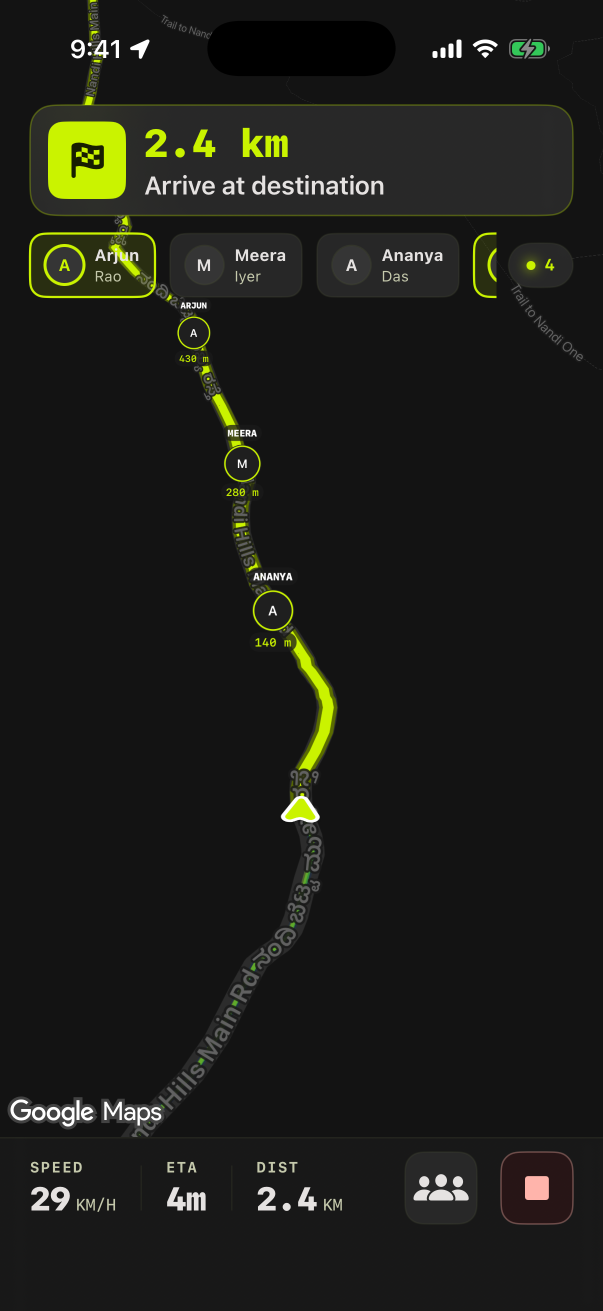
#> input picture docs/onboarding-screenshots/01_nav_hero_all_riders_ahead.png, 1206 x 2622 px (shown at 1/2 size); its folder holds only this picture in this run
$ python preview_ui.py ../../docs/onboarding-screenshots/01_nav_hero_all_riders_ahead.png 5 ../../docs/onboarding-screenshots/01b_nav_mid_pack.png
#> lines starting #> are read from the running program, lines starting #| are printed output that depends on the picture
### tools/onboarding-video/common.py
"""Shared drawing + encoding helpers for the onboarding background clips.

Spec: docs/onboarding-video-script.md. Every component here re-draws a real ConvoTrack view
from its SwiftUI / GoogleMapView source (sizes in pt, colours from ConvoTrackTheme.swift), so
the clips show UI the app actually renders. Working canvas is the 1206x2622 screenshot space
(3 px per pt); `k` arguments are px-per-pt for map markers drawn at map zoom.
"""
from __future__ import annotations

import math
import os
import subprocess
from functools import lru_cache
from pathlib import Path

import numpy as np
from PIL import Image, ImageDraw, ImageFilter, ImageFont

ROOT = Path(__file__).resolve().parents[2]
SHOTS = ROOT / "docs" / "onboarding-screenshots"
PORTRAITS = SHOTS / "portraits"

W, H = 1206, 2622
OUT_W, OUT_H = 1080, 2340
FPS = 30
ZONE_TOP = int(H * 0.12)      # 315
ZONE_BOTTOM = int(H * 0.55)   # 1442
SS = 3                        # supersampling for vector sprites

# ConvoTrackTheme.swift
def hexc(h, a=255):
    h = h.lstrip("#")
    return (int(h[0:2], 16), int(h[2:4], 16), int(h[4:6], 16), a)

LIME = hexc("caf300")
ON_LIME = hexc("171e00")
ON_PRIMARY_CONTAINER = hexc("596c00")
TERTIARY = hexc("62ff96")
SURFACE_DIM = hexc("131313")
SURF_HIGH = hexc("2a2a2a")
SURF_HIGHEST = hexc("353535")
SURF_VARIANT = hexc("353535")
ON_SURFACE = hexc("e5e2e1")
ON_SURFACE_VARIANT = hexc("c5c9ac")
SECONDARY_FIXED = hexc("e5e2e1")
OUTLINE = hexc("8f9378")
OUTLINE_VARIANT = hexc("444932")
MAP_BG = (19, 19, 19, 255)    # Google dark map style, sampled from the screenshots

RIDERS = {
    "arjun": "Arjun Rao",
    "meera": "Meera Iyer",
    "ananya": "Ananya Das",
    "kabir": "Kabir Shah",
}


def with_alpha(c, a):
    return (c[0], c[1], c[2], int(round(a * 255)) if isinstance(a, float) else a)


# ---------------------------------------------------------------- fonts

SFPRO = "/System/Library/Fonts/SFNS.ttf"
SFMONO = "/System/Library/Fonts/SFNSMono.ttf"
PRO_WEIGHTS = {"regular": 400, "medium": 510, "semibold": 590, "bold": 700, "heavy": 860, "black": 1000}
MONO_WEIGHTS = {"regular": 400, "medium": 500, "semibold": 600, "bold": 700, "heavy": 800, "black": 900}


# [44 lines left out: functions pro, mono, text_width, draw_text, cap_middle, not called in this run]


# ---------------------------------------------------------------- sprite helpers

def ss_canvas(w, h):
    img = Image.new("RGBA", (int(math.ceil(w * SS)), int(math.ceil(h * SS))), (0, 0, 0, 0))
    return img, ImageDraw.Draw(img)


def ss_finish(img, w, h):
    return img.resize((int(math.ceil(w)), int(math.ceil(h))), Image.LANCZOS)


# [21 lines left out: functions paste, _composite_clipped, not called in this run]


def paste_center(dst, sprite, cx, cy, opacity=1.0):
    paste(dst, sprite, cx - sprite.width / 2, cy - sprite.height / 2, opacity)


# [108 lines left out: functions shadow, portrait, circle_avatar, letter_font_scaled, rider_marker, not called in this run]


def fmt_marker_distance(m):
    return f"{int(round(m / 10.0)) * 10} m"


# ---------------------------------------------------------------- the "you" arrow, lifted from 01c

# [30 lines left out: functions you_arrow, arrow_sprite, not called in this run]


# ---------------------------------------------------------------- route geometry

class Path2D:
    """Catmull-Rom through control points, resampled at ~1 px arc length."""

    # [17 lines left out: function __init__, not called in this run]

    def at(self, s):
        s = float(np.clip(s, 0, self.length - 1))
        return float(np.interp(s, self.s, self.xy[:, 0])), float(np.interp(s, self.s, self.xy[:, 1]))

    # [56 lines left out: functions heading, field, route_layer, not called in this run]


# ---------------------------------------------------------------- easing

def clamp01(x):
    return max(0.0, min(1.0, x))


def ease_in_out_cubic(x):
    x = clamp01(x)
    return 4 * x ** 3 if x < 0.5 else 1 - (-2 * x + 2) ** 3 / 2


def smoothstep(a, b, x):
    t = clamp01((x - a) / (b - a)) if b != a else float(x >= b)
    return t * t * (3 - 2 * t)


# [54 lines left out: functions trapezoid, spring, bottom_band, top_fade, not called in this run]


class Encoder:
    """Pipes RGB frames at 1206x2622 into ffmpeg -> HEVC 1080x2340, no audio, Rec.709 tagged."""

    # [14 lines left out: function __init__, not called in this run]

    def write(self, img: Image.Image):
        self.p.stdin.write(img.convert("RGB").tobytes())

    # [35 lines left out: functions close, render_clip, save_poster_heic, not called in this run]

### tools/onboarding-video/preview_ui.py
"""Approximate the native OnboardingFlowView chrome over a clip frame, for review only
(scrim, eyebrow/headline/body, page dots, Continue, pause + Skip). Output is 1080x2340.

    preview_ui.py <frame.png> <page 0|1|2> <out.png>
"""
import sys

from PIL import Image, ImageDraw

sys.path.insert(0, __import__("os").path.dirname(__file__))
from common import LIME, ON_LIME, ON_SURFACE, ON_SURFACE_VARIANT, SURF_HIGH, SURFACE_DIM, mono, pro  # noqa

PAGES = [
    ("LIVE TRACKING", ["Every rider. One", "map."], ["See where your whole pack is, second by", "second — even the ones you can't see."]),
    ("REGROUP", ["Nobody gets left", "behind."], ["Call a regroup and every phone knows", "where to wait. One tap for emergencies."]),
    ("ONE LINK", ["One link. Everyone's", "in."], ["Share a link. They're on the map. No", "group chat chaos."]),
]
STOPS = [(0.0, 0.0), (0.38, 0.0), (0.60, 0.88), (0.78, 0.97), (1.0, 1.0)]


def compose(frame: Image.Image, page: int) -> Image.Image:
#> called with page = 5
    W, H = 1080, 2340
#> W = 1080; H = 2340
    k = W / 390.0          # px per pt on a 390-pt-wide phone at this export size
#> k = 2.77
    img = frame.convert("RGBA").resize((W, H))
    scrim = Image.new("RGBA", (W, H))
#> scrim: PIL image 1080x2340 RGBA; every value is 0
    sd = ImageDraw.Draw(scrim)
    for y in range(H):
        f = y / H
        for (x0, a0), (x1, a1) in zip(STOPS, STOPS[1:]):
            if x0 <= f <= x1:
                a = a0 + (a1 - a0) * (f - x0) / (x1 - x0)
                break
        sd.line([(0, y), (W, y)], fill=SURFACE_DIM[:3] + (int(a * 255),))
#> this loop made 2340 passes
#> f on passes 1 to 3: 0, 0.000427, 0.000855
    img.alpha_composite(scrim)
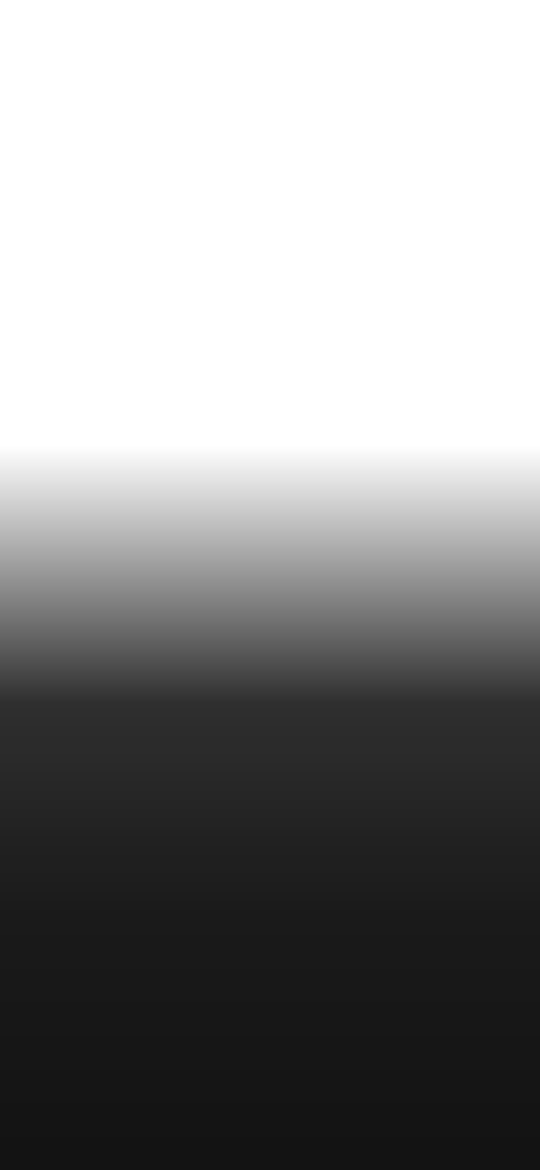
#> scrim: PIL image 1080x2340 RGBA (shown at 1/2 size); mean R, G, B, A 19, 19, 19, 122; transparent parts drawn white
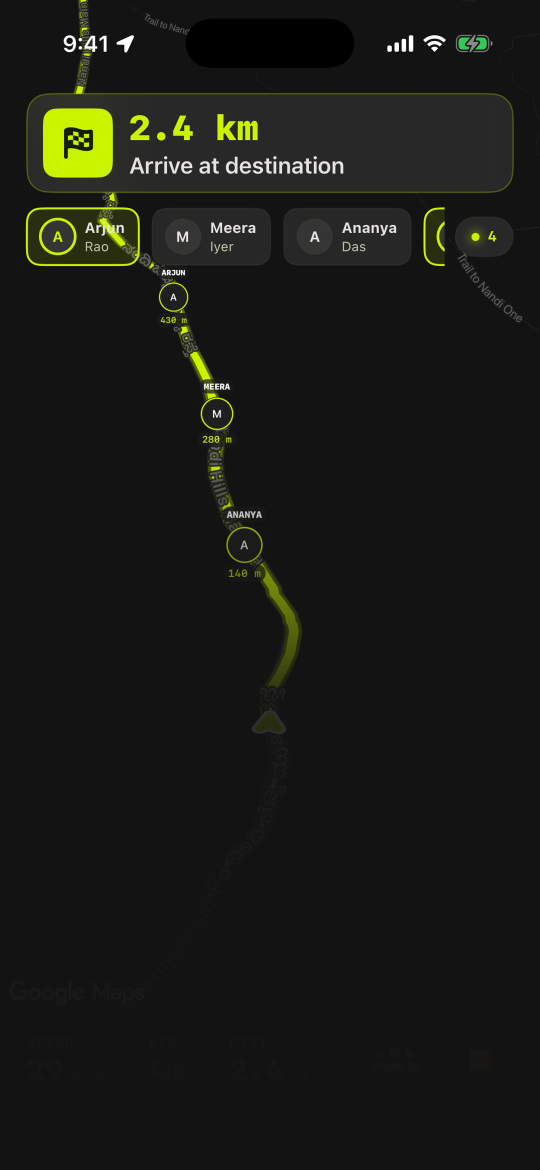
#> img: PIL image 1080x2340 RGBA (shown at 1/2 size); mean R, G, B, A 25.1, 25.8, 21.8, 255
    d = ImageDraw.Draw(img)
#> (the run stopped early here; a loop or call above may not have finished)

$ run again, on docs/onboarding-screenshots/01b_nav_mid_pack.png
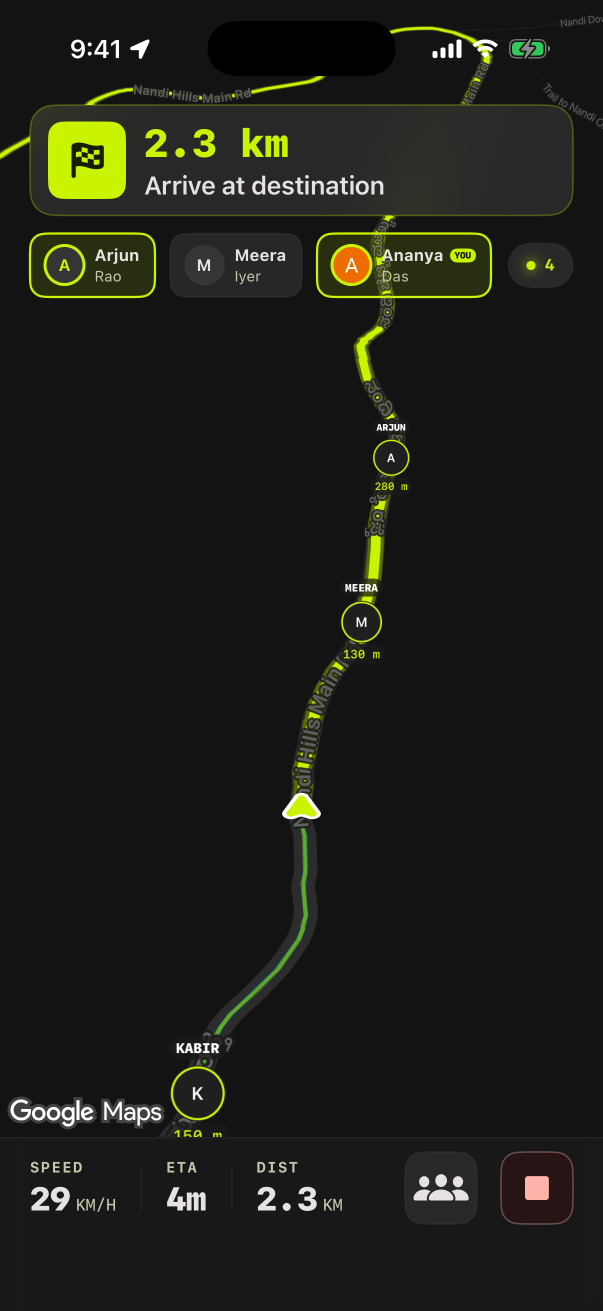
#> input picture docs/onboarding-screenshots/01b_nav_mid_pack.png, 1206 x 2622 px (shown at 1/2 size)
#> W = 1080; H = 2340
#> k = 2.77
#> the loop in compose, `for y in range(H):` made 2340 passes
#> f on passes 1 to 3: 0, 0.000427, 0.000855
#> in compose, `img.alpha_composite(scrim)`:
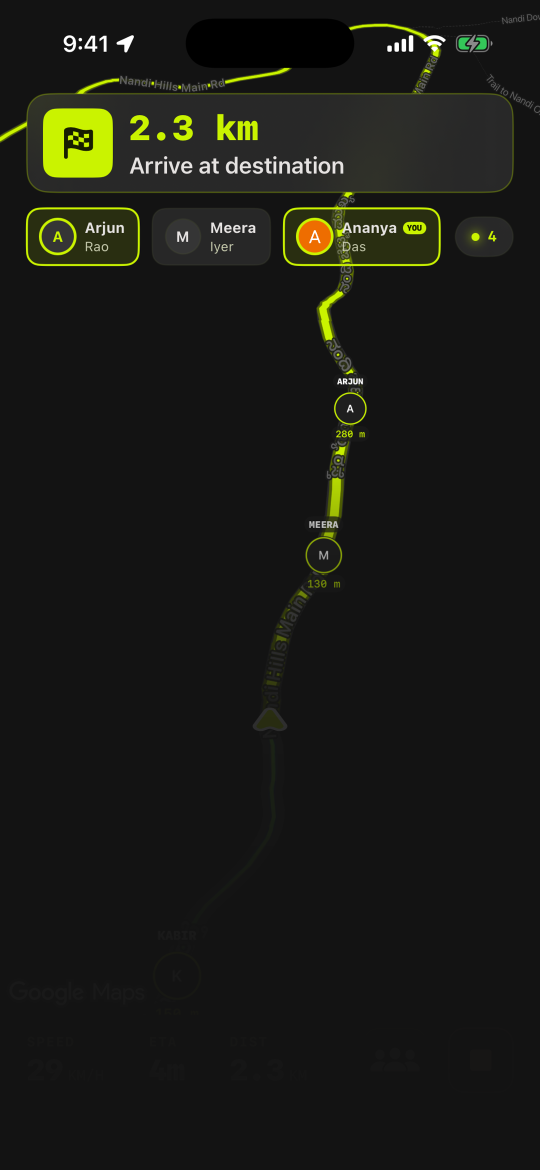
#> img: PIL image 1080x2340 RGBA (shown at 1/2 size); mean R, G, B, A 25.8, 26.5, 21.5, 255
